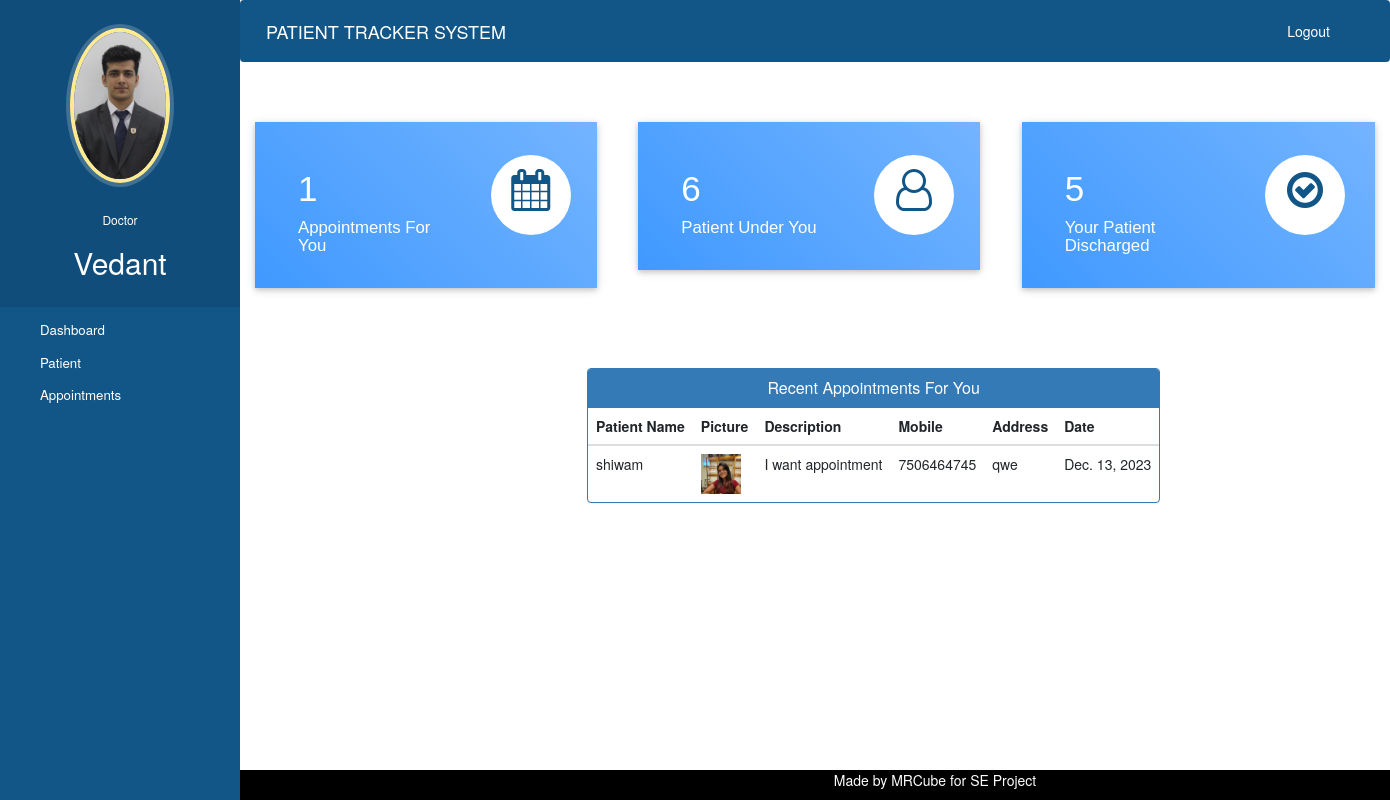
The page /doctor-dashboard (signed in) on the database its author committed.
### hospital/models.py (models this page shows, shortened)
class Doctor(models.Model):
    user=models.OneToOneField(User,on_delete=models.CASCADE)
    profile_pic= models.ImageField(upload_to='profile_pic/DoctorProfilePic/',null=True,blank=True)
    address = models.CharField(max_length=40)
    mobile = models.CharField(max_length=20,null=True)
    department= models.CharField(max_length=50,choices=departments,default='Cardiologist')
    status=models.BooleanField(default=False)

class Appointment(models.Model):
    patientId=models.PositiveIntegerField(null=True)
    doctorId=models.PositiveIntegerField(null=True)
    patientName=models.CharField(max_length=40,null=True)
    doctorName=models.CharField(max_length=40,null=True)
    appointmentDate=models.DateField(auto_now=True)
    description=models.TextField(max_length=500)
    status=models.BooleanField(default=False)

class Patient(models.Model):
    user=models.OneToOneField(User,on_delete=models.CASCADE)
    profile_pic= models.ImageField(upload_to='profile_pic/PatientProfilePic/',null=True,blank=True)
    address = models.CharField(max_length=40)
    mobile = models.CharField(max_length=20,null=False)
    symptoms = models.CharField(max_length=100,null=False)
    assignedDoctorId = models.PositiveIntegerField(null=True)
    admitDate=models.DateField(auto_now=True)
    status=models.BooleanField(default=False)

### hospital/views.py (the view)
# urls.py: path('doctor-dashboard', views.doctor_dashboard_view,name='doctor-dashboard'),
@login_required(login_url='doctorlogin')
@user_passes_test(is_doctor)
def doctor_dashboard_view(request):
    patientcount=models.Patient.objects.all().filter(status=True,assignedDoctorId=request.user.id).count()
    appointmentcount=models.Appointment.objects.all().filter(status=True,doctorId=request.user.id).count()
    patientdischarged=models.PatientDischargeDetails.objects.all().distinct().filter(assignedDoctorName=request.user.first_name).count()
    appointments=models.Appointment.objects.all().filter(status=True,doctorId=request.user.id).order_by('-id')
    patientid=[]
    for a in appointments:
        patientid.append(a.patientId)
    patients=models.Patient.objects.all().filter(status=True,user_id__in=patientid).order_by('-id')
    appointments=zip(appointments,patients)
    mydict={
    'patientcount':patientcount,
    'appointmentcount':appointmentcount,
    'patientdischarged':patientdischarged,
    'appointments':appointments,
    'doctor':models.Doctor.objects.get(user_id=request.user.id), #for profile picture of doctor in sidebar
    }
    return render(request,'hospital/doctor_dashboard.html',context=mydict)

### hospital/views.py (called while the page is built)
def is_doctor(user):
    print(f"User: {user}")
    print(f"UserGroups: {user.groups}")
    if (user.groups.filter(name='DOCTOR').exists()):
        return True
    else:
        print(f"Printed: {user.groups.filter(name='DOCTOR')}")
        return False

### templates/hospital/doctor_dashboard.html
{% extends 'hospital/doctor_base.html' %}
{% load static %}
{% block content %}
{%include 'hospital/doctor_dashboard_cards.html'%}
<br><br><br><br>
<div class="container">
  <div class="row">
    <div class="panel panel-primary" style="margin-left:30%;">
      <div class="panel-heading" style="text-align:center;">
        <h6 class="panel-title">Recent Appointments For You</h6>
      </div>
      <table class="table table-hover" id="dev-table">
        <thead>
          <tr>
            <th>Patient Name</th>
            <th>Picture</th>
            <th>Description</th>
            <th>Mobile</th>
            <th>Address</th>
            <th>Date</th>
          </tr>
        </thead>
        {% for a,p in appointments %}
        <tr>
          <td>{{a.patientName}}</td>
          <td> <img src="{% static p.profile_pic.url %}" alt="Profile Pic" height="40px" width="40px" /></td>
          <td>{{a.description}}</td>
          <td>{{p.mobile}}</td>
          <td>{{p.address}}</td>
          <td>{{a.appointmentDate}}</td>
        </tr>
        {% endfor %}
      </table>
    </div>
  </div>
</div>
{% endblock content %}

### templates/hospital/doctor_base.html (shortened to what this page needs)
<!DOCTYPE html>
{% load static %}
<html lang="en">
<head>
  <link rel="stylesheet" href="https://stackpath.bootstrapcdn.com/bootstrap/4.3.1/css/bootstrap.min.css">
  <link rel="stylesheet" href="https://maxcdn.bootstrapcdn.com/font-awesome/4.7.0/css/font-awesome.min.css">
</head>
<body>
  <nav class="menu" tabindex="0">
    <header class="avatar">
      <img src="{% static doctor.profile_pic.url %}" alt="Profile Pic" />
      <br><br>
      <h6><a style="color:white;">Doctor</a></h6>
      <h2><a style="color:white;">{{request.user.first_name}}</a></h2>
    </header>
    <ul>
      <li tabindex="0" class="icon-dashboard"> <a style="color:white; text-decoration:none;" href="/doctor-dashboard"><span>Dashboard</span></a> </li>
      <li tabindex="0" class="icon-users"> <a style="color:white; text-decoration:none;" href="/doctor-patient"><span>Patient</span></a></li>
      <li tabindex="0" class="icon-calendar"> <a style="color:white; text-decoration:none;" href="/doctor-appointment"><span>Appointments</span></a></li>
    </ul>
  </nav>
  <main>
    <div class="bs-example">
      <nav class="navbar navbar-expand-md  navbar-dark fixed-top" style="background:#125688;">
        <a href="/doctor-dashboard" class="navbar-brand">PATIENT TRACKER SYSTEM</a>
        <div class="collapse navbar-collapse justify-content-between" id="navbarCollapse">
          <div class="navbar-nav" style=" margin-left: 90%;">
            <form method="post" action="{% url 'logout' %}">
              <button type="submit" class="nav-item nav-link" style="background-color: #125688; color: white;border:#125688">Logout</button>
            </form>
          </div>
        </div>
      </nav>
    </div>
    <br><br>
    {% block content %}
    {% endblock content %}
    <br><br><br><br><br><br><br>
    <footer>
      <div class="container">
        <div class="row">
          <div class="col-md-12 col-sm-12">
            <div style="color:#ffffff;" class="wow fadeInUp footer-copyright">
              <p>Made by MRCube for SE Project</p>
            </div>
          </div>
        </div>
      </div>
    </footer>
  </main>
</body>
</html>

### templates/hospital/doctor_base.html (style rules this page uses)
a:link { text-decoration: none; }
a { color: white; }
footer { position: fixed; bottom: 0; width: 100%; padding: 0px 0px 0px 0px; background-color: black; margin: 0px; }
p { text-align: center; }
body { padding-left: 240px; }
main { position: relative; height: 100vh; }
.menu { background: #125688; height: 100vh; width: 240px; position: fixed; top: 0px; left: 0; z-index: 5; outline: none; }
.menu .avatar { background: rgba(0, 0, 0, 0.1); padding: 2em 0.5em; text-align: center; }
.menu .avatar img { width: 100px; border-radius: 50%; overflow: hidden; border: 4px solid #ffea92; box-shadow: 0 0 0 4px rgba(255, 255, 255, 0.2); }
.menu .avatar h2 { font-weight: normal; margin-bottom: 0; }
.menu ul { list-style: none; padding: 0.5em 0; margin: 0; }
.menu ul li { padding: 0.5em 1em 0.5em 3em; font-size: 0.95em; font-weight: regular; background-repeat: no-repeat; background-position: left 15px center; background-size: auto 20px; transition: all 0.15s linear; cursor: pointer; }
.menu ul li.icon-dashboard { background-image: url("http://www.entypo.com/images//gauge.svg"); }
.menu ul li.icon-users { background-image: url("http://www.entypo.com/images//users.svg"); }
.menu ul li.icon-calendar { background-image: url("http://www.entypo.com/images//calendar.svg"); }

### rows shown on the page
Doctor: profile_pic (picture)
Appointment: patientName "shiwam", profile_pic (picture), description "I want appointment", mobile "7506464745", address "qwe", appointmentDate "Dec. 13, 2023"

### other values the page prints
{{ request.user.first_name }} "Vedant"
{{ appointmentcount }} "1"
{{ patientcount }} "6"
{{ patientdischarged }} "5"
